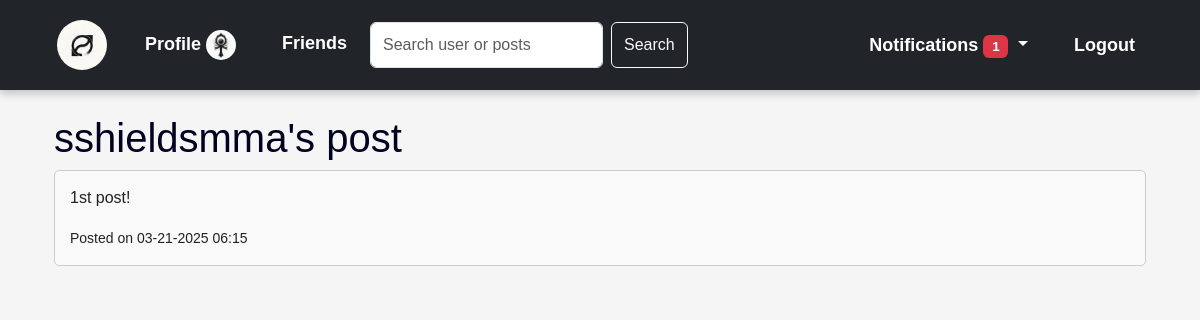
The app's page /post/1 (signed in) with its own data.
### app/models.py (models this page shows, shortened)
class User(db.Model, UserMixin):
    id = db.Column(db.Integer, primary_key=True)
    email = db.Column(db.String(120), unique=True, nullable=False)
    first_name = db.Column(db.String(120), nullable=False)
    last_name = db.Column(db.String(120), nullable=False)
    username = db.Column(db.String(120), nullable=False)
    password = db.Column(db.String(255), nullable=False)
    date_of_birth = db.Column(db.Date, nullable=False)
    bio = db.Column(db.Text, nullable=True, default="Hi")
    profile_picture = db.Column(db.String(255), default='/static/default_profile.png')
    friends = db.relationship(
        'User',
        secondary=friends_table,
        primaryjoin=(friends_table.c.user_id == id),
        secondaryjoin=(friends_table.c.friend_id == id),
        backref=db.backref('friend_list', lazy='dynamic'),
        lazy='dynamic'
    )

class Post(db.Model):
    id = db.Column(db.Integer, primary_key=True)
    title = db.Column(db.String(100), nullable=True)
    content = db.Column(db.Text, nullable=False)
    date_posted = db.Column(db.DateTime, default=datetime.utcnow)
    user_id = db.Column(db.Integer, db.ForeignKey('user.id'), nullable=False)
    user = db.relationship('User', backref='posts', lazy=True)

### app/routes/main.py (the view)
@main.route('/post/<int:post_id>')
def post(post_id):
    post = Post.query.get_or_404(post_id)
    return render_template('post.html', post=post, user=current_user)

### app/models.py (called while the page is built)
@login_manager.user_loader
def load_user(user_id):
    return User.query.get(int(user_id))

### app/routes/main.py (called while the page is built)
@main.context_processor
def inject_notifications():
    if current_user.is_authenticated:
        pending_requests = FriendRequest.query.filter_by(receiver_id=current_user.id, status='pending').all()
    else:
        pending_requests = []
    return dict(pending_requests=pending_requests)

### app/templates/post.html
{% extends "layout.html" %}
{% block content %}
<div class="container">
    <h1>
        <a href="{{ url_for('users.profile', user_id=post.user.id) }}" style="color: rgb(2, 2, 32);">{{ post.user.username }}'s post</a>
    </h1>
    <div class="post-container" style="border: 1px solid #ccc; padding: 15px; margin-bottom: 10px; border-radius: 5px; background-color: #f9f9f9;">
    <p>{{ post.content }}</p>
    <small>Posted on {{ post.date_posted.strftime('%m-%d-%Y %H:%M') }}</small>
</div>
{% endblock %}

### app/templates/navbar.html (shortened to what this page needs)
<nav class="navbar navbar-expand-lg navbar-dark bg-dark">
    <div class="container">
        <a class="navbar-brand" href="{{ url_for('main.index') }}">
            <img src="{{ url_for('static', filename='images/logo.png') }}" width="30" height="30" class="d-inline-block align-top" alt="">
        </a>
        <div class="collapse navbar-collapse" id="navbarNav">
            <ul class="navbar-nav me-auto">
                {% if current_user.is_authenticated %}
                <li class="nav-item">
                    <a class="nav-link" href="{{ url_for('users.profile', user_id=current_user.id) }}">
                        Profile <img src="{{ url_for('static', filename='images/profile_pics/' + user.profile_picture) }}?v={{ user.id }}" alt="Profile Picture"
                        style="width: 30px; height: 30px; border-radius: 50%;" >
                    </a>
                </li>
                {% if current_user.is_authenticated %}
                <li class="nav-item">
                    <a class="nav-link" href="{{ url_for('users.friends_list', user_id=current_user.id) }}">Friends</a>
                </li>
                {% endif %}
                <form class="d-flex ms-auto" action="{{ url_for('main.search') }}" method="get">
                    <input class="form-control me-2" type="search" name="query" placeholder="Search user or posts" aria-label="Search">
                    <button class="btn btn-outline-light" type="submit">Search</button>
                </form>
            </ul>
            <ul class="navbar-nav">
                <li class="nav-item dropdown">
                    <a class="nav-link dropdown-toggle" href="#" id="navbarDropdown" role="button" data-bs-toggle="dropdown" aria-expanded="false">
                        Notifications <span class="badge bg-danger">{{ pending_requests|length }}</span>
                    </a>
                        {% if pending_requests %}
                            {% for request in pending_requests %}
                                </li>
                            {% endfor %}
                        {% else %}
                            <li class="dropdown-item">No new friend requests</li>
                        {% endif %}
                    </ul>
                <li class="nav-item">
                    <a class="nav-link" href="{{ url_for('auth.logout') }}">Logout</a>
                </li>
                {% endif %}
        </div>
    </div>
</nav>

### app/static/styles.css (style rules this page uses)
body { font-family: 'Arial', sans-serif; background-color: #f5f5f5; margin: 0; padding: 0; color: #222; }
a { text-decoration: none; color: #C9A227; }
.navbar { background-color: black; padding: 15px 20px; display: flex; justify-content: space-between; align-items: center; box-shadow: 0 4px 8px rgba(0, 0, 0, 0.2); }
.navbar a { color: white; font-weight: bold; font-size: 18px; margin: 0 15px; }
.navbar-brand img { width: 50px; height: 50px; border-radius: 50%; }

### records on screen
User: profile_picture (picture)
User: user.username "sshieldsmma"
Post: content "1st post!", date_posted "03-21-2025 06:15"

### other values on screen
{{ pending_requests|length }} "1"
